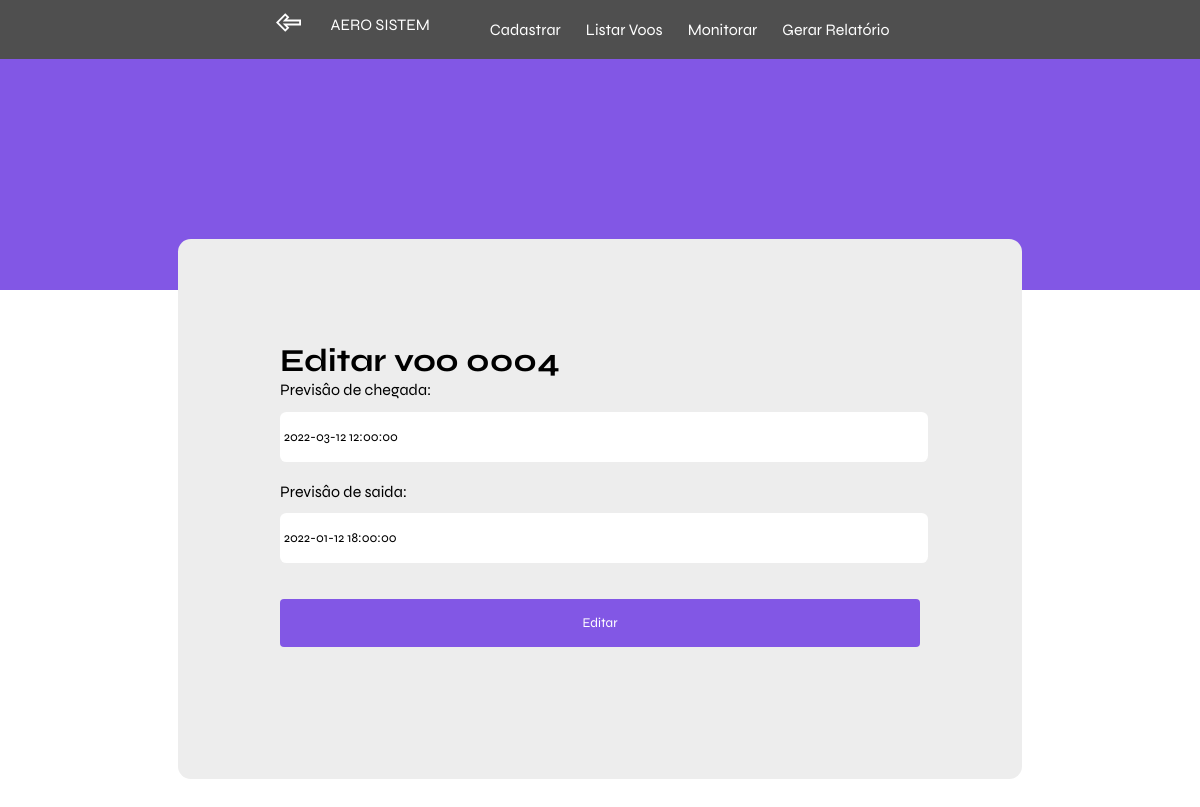
The page /edit/16 (signed in) on the database its author committed.
### book/models.py (models this page shows)
class Voo(models.Model):
	STATUS = [
		('GOL', 'Gol'),
		('TAM', 'TAM '),
		('AVC', 'Avianca '),
		('AZL', 'Azul '),
	]
	ROTAS = [
		('SP-RJ', 'SP-RJ'),
		('SP-DF', 'SP-DF'),
		('RJ-SP', 'RJ-SP'),
		('DF-SP', 'DF-SP'),
	]
	id = models.BigAutoField(primary_key=True)
	codigo = models.CharField(max_length=12, null=False,unique = True)
	companhia = models.CharField(max_length=3,choices=STATUS, null=False)
	previsao_chegada = models.DateTimeField(null=False)
	previsao_partida = models.DateTimeField(null=False)
	rota = models.CharField(max_length=5,choices=ROTAS, null=False)
	class Meta:
		db_table = 'Voos'

### book/views.py (the view, shortened to what this page needs)
# urls.py: path('edit/<int:id>', views.edit, name='edit'),
def edit(request,id):
    permissao = request.session['permissao']
    request.session['tentativas'] = 0
    voo = Voo.objects.get(id = id)
    form = EditarVoo(request.POST or None,instance=voo)
    voos_dinamico = Estado_Dinamico.objects.select_related()
    context={'voos_dinamico':voos_dinamico,'estado':'edicao','form':form,'mensagem': voo.codigo,'permissao':permissao}
    return render(request,'central.html',context)

### book/forms.py
class EditarVoo(forms.ModelForm):
    previsao_partida = forms.DateTimeField(
        label=("Previsâo de saida"),
        required=False
    )
    previsao_chegada = forms.DateTimeField(
        label=("Previsâo de chegada"),
        required=False
    )
    class Meta:
        model = Voo
        fields = ('previsao_chegada', 'previsao_partida')

### template/central.html (shortened to what this page needs)
{% load static %}
<!DOCTYPE html>
<html lang="en">
<head>
    <link rel="stylesheet" href="{% static 'css/global.css' %}" />
    <link rel="stylesheet" href="{% static 'css/central.css' %}" />
</head>
<body>
    {% block content %}
    <header>
        <div class="content">
            <a class="voltar" href="{% url 'home' %}"><img src="{% static 'images/back.svg' %}" alt=""></a>
            <div class="column-left">
              <a href="{% url 'home' %}">AERO SISTEM</a>
              <ul class="menu">
                <li><a href="{% url 'cadastrar' %}">Cadastrar</a></li>
                <li><a href="{% url 'central' %}">Listar Voos</a></li>
                <li><a href="{% url 'monitorar' %}">Monitorar</a></li>
                <li><a href="{% url 'relatorio' %}">Gerar Relatório</a></li>
              </ul>
            </div>
    </header>
    <div class="dashboard">
        {% if permissao != 'operador' %}
            <h1>Você não tem permissão para acessar essa área!</h1>
        {% else %}
        {% if estado == 'edicao' %}
        <form method="post">
            <h1 class="titulo">Editar voo {{mensagem}}</h1>
            {{ form.as_p }}
            <button type="submit">Editar</button>
        </form>
        {% endif %}
        {% endif %}
    </div>
    {% endblock %}
</body>
</html>

### book/static/css/global.css (style rules this page uses)
* { font-family: 'Syne', sans-serif; }
:root { --fundo: #8257E5; --branco: #ffffff; --text: #4F4F4F; --text2: #8257E5; }

### book/static/css/central.css (style rules this page uses)
* { margin: 0; }
header { background-color: var(--fundo); width: 100%; height: 290px; }
.dashboard { background-color: #EDEDED; max-width: 40rem; border-radius: 0.8rem; margin: -3.2rem auto 3.2rem; padding: 6.4rem; overflow: hidden; }
.content { display: flex; justify-content: center; background-color: var(--text); }
.column-left { display: flex; justify-content: center; padding: 15px; }
a { margin-right: 15px; text-decoration: none; color: var(--branco); }
ul { display: flex; justify-content: center; list-style-type: none; }
a img { height: 25px; width: 25px; margin-top: 10px; }
input { width: 100%; height: 2.6rem; margin-top: 0.8rem; border-radius: 0.4rem; background: var(--branco); outline: 0; padding: 4px; border: 0; margin-bottom: 20px; }
button { border: 0; margin-top: 16px; background-color: var(--fundo); border-radius: 4px; width: 100%; height: 48px; cursor: pointer; color: var(--branco); margin-bottom: 30px; }
li { list-style-type: none; padding: 5px; color: var(--text) }

### rows shown on the page
Voo: codigo "0004", previsao_chegada "2022-03-12 12:00:00", previsao_partida "2022-01-12 18:00:00"
